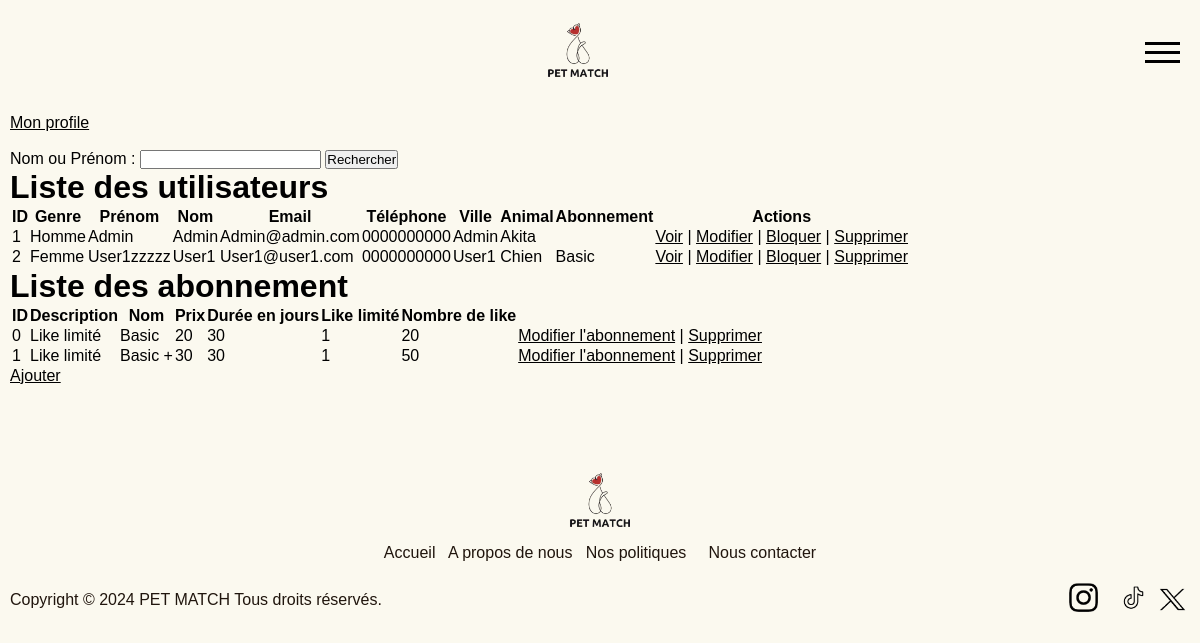
The app's page /admin/admin_dashboard.php (signed in) with its own data.
### tables this page shows
CREATE TABLE user (
    id INTEGER PRIMARY KEY AUTOINCREMENT,
    gender TEXT NOT NULL,
    firstname TEXT NOT NULL,
    lastname TEXT NOT NULL,
    email TEXT NOT NULL UNIQUE,
    password TEXT NOT NULL,
    phone TEXT NOT NULL,
    city TEXT NOT NULL,
    birthday TEXT NOT NULL,
    orientation TEXT NOT NULL,
    bio TEXT,
    is_admin INTEGER NOT NULL DEFAULT 0,
    blocked INTEGER NOT NULL DEFAULT 0,
    created_at TIMESTAMP DEFAULT CURRENT_TIMESTAMP,
    subscription TEXT,
    dog_breed TEXT NOT NULL
, "photo" TEXT);

CREATE TABLE subscription (
    id INTEGER PRIMARY KEY AUTOINCREMENT,
    description TEXT NOT NULL,
    name TEXT NOT NULL UNIQUE,
    price FLOAT NOT NULL,
    duration INTEGER NOT NULL,
    limited_like INTEGER NOT NULL DEFAULT 1,
    number_like INTEGER
);

### admin/admin_dashboard.php (the view, shortened to what this page needs)
<?php
include '../template/header.php';
if (!isset($_SESSION['user_id'])) {
    header("Location: ../visitor/login.php");
    exit();
} else {
    $pdo = new PDO('sqlite:../DB/my_database.db');
    $pdo->setAttribute(PDO::ATTR_ERRMODE, PDO::ERRMODE_EXCEPTION);
    $request = $pdo->prepare('SELECT * FROM user WHERE id = ?');
    $request->execute([$_SESSION["user_id"]]);
    $response = $request->fetchAll(PDO::FETCH_ASSOC);
}
try {
    $pdo = new PDO('sqlite:../DB/my_database.db');
    $pdo->setAttribute(PDO::ATTR_ERRMODE, PDO::ERRMODE_EXCEPTION);
    $sql = "SELECT * FROM user";
    $stmt = $pdo->query($sql);
    $users = $stmt->fetchAll(PDO::FETCH_ASSOC);
    $sql = "SELECT * FROM subscription";
    $stmt = $pdo->query($sql);
    $subscriptions = $stmt->fetchAll(PDO::FETCH_ASSOC);
} catch (Exception $e) {
    echo "Erreur lors de la récupération des utilisateurs : " . $e->getMessage();
}
?>
    <p><a href="../user/user_space.php">Mon profile</a></p>
    <br>
    <form action="searchF.php" method="GET">
        <label for="search_term">Nom ou Prénom :</label>
        <input type="text" id="search_term" name="search_term" required>
        <button type="submit">Rechercher</button>
    </form>
    <h1>Liste des utilisateurs</h1>
    <table>
        <thead>
            <tr>
                <th>ID</th>
                <th>Genre</th>
                <th>Prénom</th>
                <th>Nom</th>
                <th>Email</th>
                <th>Téléphone</th>
                <th>Ville</th>
                <th>Animal</th>
                <th>Abonnement</th>
                <th>Actions</th>
            </tr>
        </thead>
        <tbody>
            <?php if (!empty($users)): ?>
                <?php foreach ($users as $user): ?>
                    <tr>
                        <td><?php echo htmlspecialchars($user['id']); ?></td>
                        <td><?php echo htmlspecialchars($user['gender']); ?></td>
                        <td><?php echo htmlspecialchars($user['firstname']); ?></td>
                        <td><?php echo htmlspecialchars($user['lastname']); ?></td>
                        <td><?php echo htmlspecialchars($user['email']); ?></td>
                        <td><?php echo htmlspecialchars($user['phone']); ?></td>
                        <td><?php echo htmlspecialchars($user['city']); ?></td>
                        <td><?php echo htmlspecialchars($user['dog_breed']); ?></td>
                        <td><?php echo isset($user['subscription']) ? htmlspecialchars($user['subscription']) : ''; ?></td>
                        <td>
                            <a href="view_profile.php?id=<?php echo $user['id']; ?>">Voir</a> |
                            <a href="edit_profile.php?id=<?php echo $user['id']; ?>">Modifier</a> |
                            <a href="block_profile.php?id=<?php echo $user['id']; ?>">Bloquer</a> |
                            <a href="delete_user.php?id=<?php echo $user['id']; ?>" onclick="return confirm('Êtes-vous sûr de vouloir supprimer cet utilisateur ?');">Supprimer</a>
                        </td>
                    </tr>
                <?php endforeach; ?>
            <?php else: ?>
                <tr>
                    <td colspan="9">Aucun utilisateur trouvé.</td>
                </tr>
            <?php endif; ?>
        </tbody>
    </table>
    <h1>Liste des abonnement</h1>
    <table>
        <thead>
            <tr>
                <th>ID</th>
                <th>Description</th>
                <th>Nom</th>
                <th>Prix</th>
                <th>Durée en jours</th>
                <th>Like limité</th>
                <th>Nombre de like</th>
            </tr>
        </thead>
        <tbody>
        <?php if (empty($subscriptions)) : ?>
    <tr>
        <td colspan="9">Aucun abonnement trouvé.</td>
    </tr>
<?php else : ?>
    <?php foreach ($subscriptions as $subscription) : ?>
        <tr>
            <td><?php echo htmlspecialchars($subscription['id'] ?? ''); ?></td>
            <td><?php echo htmlspecialchars($subscription['description'] ?? ''); ?></td>
            <td><?php echo htmlspecialchars($subscription['name'] ?? ''); ?></td>
            <td><?php echo htmlspecialchars($subscription['price'] ?? ''); ?></td>
            <td><?php echo htmlspecialchars($subscription['duration'] ?? ''); ?></td>
            <td><?php echo htmlspecialchars($subscription['limited_like'] ?? ''); ?></td>
            <td><?php echo htmlspecialchars($subscription['number_like'] ?? ''); ?></td>
            <td>
                <a href="edit_subscription.php?id=<?php echo $subscription['id']; ?>">Modifier l'abonnement</a> |
                <a href="delete_subscription.php?id=<?php echo $subscription['id']; ?>" onclick="return confirm('Êtes-vous sûr de vouloir supprimer cet utilisateur ?');">Supprimer</a>
            </td>
        </tr>
    <?php endforeach; ?>
<?php endif; ?>
        </tbody>
    </table>
    <a href="add_subscription.php">Ajouter</a>
<?php include '../template/footer.php'; ?>

### css/style.css (style rules this page uses)
* { margin: 0; padding: 0; box-sizing: border-box; }
html { height: 100%; background-color: #FBF9EF; }
body { min-height: 100%; display: block; flex-direction: column; font-family: "Arial", Sans-serif; background-color: #FBF9EF; }
p { color : #000000; }
a { color : rgb(0, 0, 0); cursor: pointer; text-decoration: underline; }

### records on screen
user: id "1", gender "Homme", firstname "Admin", lastname "Admin", email "Admin@admin.com", phone "0000000000", city "Admin", dog_breed "Akita"
user: id "2", gender "Femme", firstname "User1zzzzz", lastname "User1", email "User1@user1.com", phone "0000000000", city "User1", dog_breed "Chien", subscription "Basic"
subscription: id "0", description "Like limité", name "Basic", price "20", duration "30", limited_like "1", number_like "20"
subscription: id "1", description "Like limité", name "Basic +", price "30", duration "30", limited_like "1", number_like "50"
